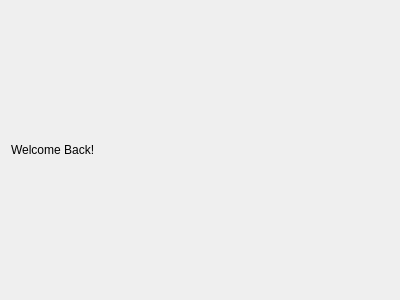
<?xml version="1.0" encoding="UTF-8"?>
<ui version="4.0">
 <class>Profile</class>
 <widget class="QDialog" name="Profile">
  <property name="geometry">
   <rect>
    <x>0</x>
    <y>0</y>
    <width>400</width>
    <height>300</height>
   </rect>
  </property>
  <property name="windowTitle">
   <string>Profile</string>
  </property>
  <layout class="QVBoxLayout" name="verticalLayout">
   <item>
    <widget class="QLabel" name="label">
     <property name="text">
      <string>Welcome Back!</string>
     </property>
    </widget>
   </item>
  </layout>
 </widget>
 <resources/>
 <connections/>
</ui>
